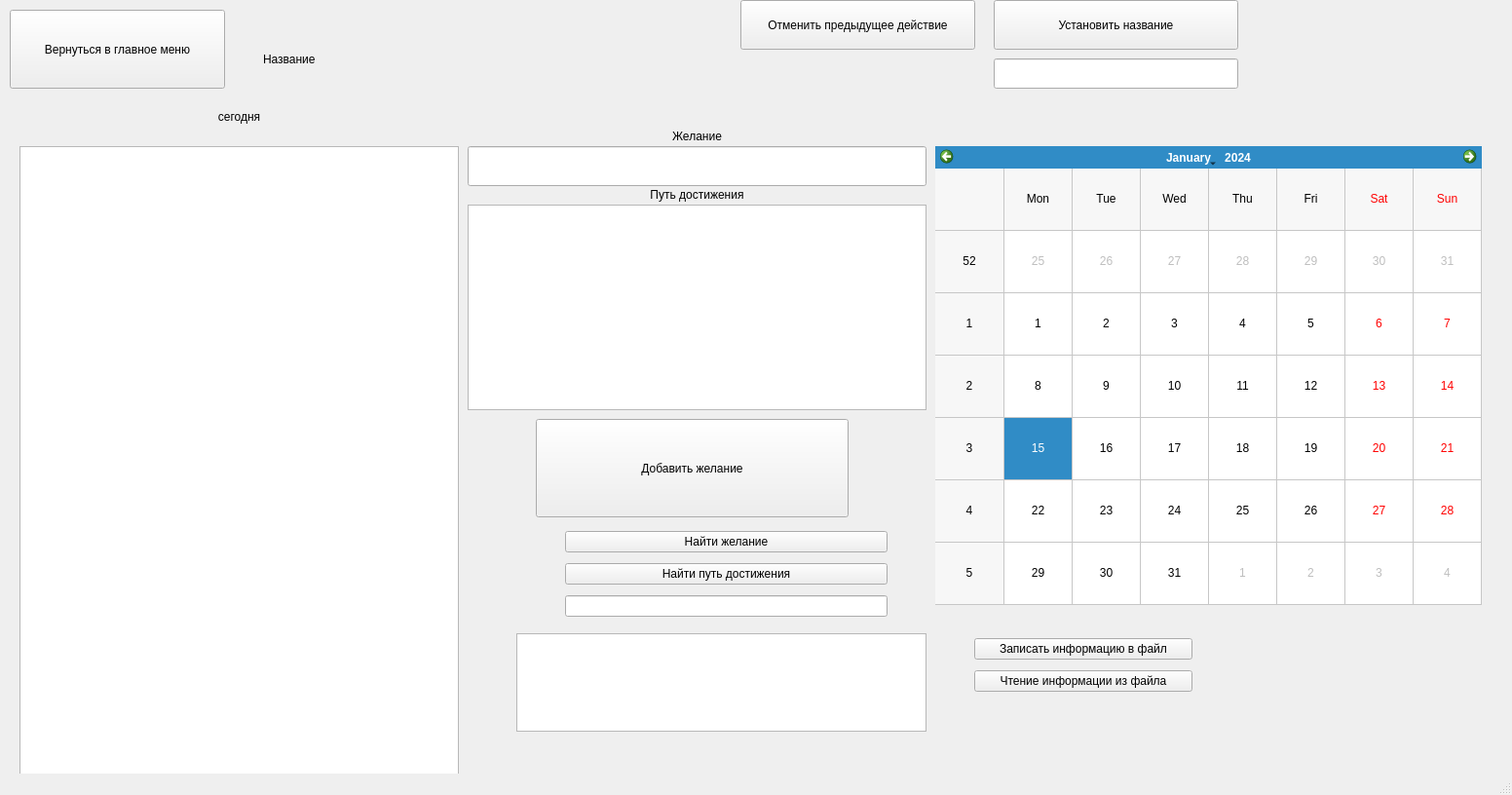
<?xml version="1.0" encoding="UTF-8"?>
<ui version="4.0">
 <class>nextWindowSixth</class>
 <widget class="QMainWindow" name="nextWindowSixth">
  <property name="geometry">
   <rect>
    <x>0</x>
    <y>0</y>
    <width>1552</width>
    <height>816</height>
   </rect>
  </property>
  <property name="windowTitle">
   <string>MainWindow</string>
  </property>
  <widget class="QWidget" name="centralwidget">
   <widget class="QPushButton" name="pushButton">
    <property name="geometry">
     <rect>
      <x>10</x>
      <y>10</y>
      <width>221</width>
      <height>81</height>
     </rect>
    </property>
    <property name="text">
     <string>Вернуться в главное меню</string>
    </property>
   </widget>
   <widget class="QPushButton" name="pushButton_2">
    <property name="geometry">
     <rect>
      <x>760</x>
      <y>0</y>
      <width>241</width>
      <height>51</height>
     </rect>
    </property>
    <property name="text">
     <string>Отменить предыдущее действие</string>
    </property>
   </widget>
   <widget class="QLineEdit" name="lineEdit">
    <property name="enabled">
     <bool>true</bool>
    </property>
    <property name="geometry">
     <rect>
      <x>480</x>
      <y>150</y>
      <width>471</width>
      <height>41</height>
     </rect>
    </property>
   </widget>
   <widget class="QLabel" name="label">
    <property name="geometry">
     <rect>
      <x>20</x>
      <y>110</y>
      <width>451</width>
      <height>20</height>
     </rect>
    </property>
    <property name="text">
     <string>сегодня</string>
    </property>
    <property name="alignment">
     <set>Qt::AlignCenter</set>
    </property>
   </widget>
   <widget class="QTextEdit" name="textEdit">
    <property name="enabled">
     <bool>true</bool>
    </property>
    <property name="geometry">
     <rect>
      <x>480</x>
      <y>210</y>
      <width>471</width>
      <height>211</height>
     </rect>
    </property>
   </widget>
   <widget class="QLabel" name="label_2">
    <property name="geometry">
     <rect>
      <x>490</x>
      <y>130</y>
      <width>451</width>
      <height>20</height>
     </rect>
    </property>
    <property name="text">
     <string>Желание</string>
    </property>
    <property name="alignment">
     <set>Qt::AlignCenter</set>
    </property>
   </widget>
   <widget class="QPushButton" name="pushButton_3">
    <property name="geometry">
     <rect>
      <x>550</x>
      <y>430</y>
      <width>321</width>
      <height>101</height>
     </rect>
    </property>
    <property name="text">
     <string>Добавить желание</string>
    </property>
   </widget>
   <widget class="QCalendarWidget" name="calendar">
    <property name="enabled">
     <bool>true</bool>
    </property>
    <property name="geometry">
     <rect>
      <x>960</x>
      <y>150</y>
      <width>561</width>
      <height>471</height>
     </rect>
    </property>
    <property name="gridVisible">
     <bool>true</bool>
    </property>
   </widget>
   <widget class="QLabel" name="label_3">
    <property name="geometry">
     <rect>
      <x>490</x>
      <y>190</y>
      <width>451</width>
      <height>20</height>
     </rect>
    </property>
    <property name="text">
     <string>Путь достижения</string>
    </property>
    <property name="alignment">
     <set>Qt::AlignCenter</set>
    </property>
   </widget>
   <widget class="QListWidget" name="listWidget">
    <property name="enabled">
     <bool>true</bool>
    </property>
    <property name="geometry">
     <rect>
      <x>20</x>
      <y>150</y>
      <width>451</width>
      <height>741</height>
     </rect>
    </property>
    <property name="selectionRectVisible">
     <bool>false</bool>
    </property>
   </widget>
   <widget class="QLabel" name="label_4">
    <property name="geometry">
     <rect>
      <x>270</x>
      <y>20</y>
      <width>461</width>
      <height>81</height>
     </rect>
    </property>
    <property name="styleSheet">
     <string notr="true">font: 700 italic 24pt &quot;Times New Roman&quot;;</string>
    </property>
    <property name="text">
     <string>Название</string>
    </property>
   </widget>
   <widget class="QLineEdit" name="lineEdit_2">
    <property name="geometry">
     <rect>
      <x>1020</x>
      <y>60</y>
      <width>251</width>
      <height>31</height>
     </rect>
    </property>
   </widget>
   <widget class="QPushButton" name="pushButton_4">
    <property name="geometry">
     <rect>
      <x>1020</x>
      <y>0</y>
      <width>251</width>
      <height>51</height>
     </rect>
    </property>
    <property name="text">
     <string>Установить название</string>
    </property>
   </widget>
   <widget class="QWidget" name="layoutWidget">
    <property name="geometry">
     <rect>
      <x>580</x>
      <y>540</y>
      <width>331</width>
      <height>101</height>
     </rect>
    </property>
    <layout class="QVBoxLayout" name="verticalLayout">
     <item>
      <widget class="QPushButton" name="pushButton_5">
       <property name="text">
        <string>Найти желание</string>
       </property>
      </widget>
     </item>
     <item>
      <widget class="QPushButton" name="pushButton_6">
       <property name="text">
        <string>Найти путь достижения</string>
       </property>
      </widget>
     </item>
     <item>
      <widget class="QLineEdit" name="lineEdit_3"/>
     </item>
    </layout>
   </widget>
   <widget class="QWidget" name="layoutWidget">
    <property name="geometry">
     <rect>
      <x>1000</x>
      <y>650</y>
      <width>224</width>
      <height>67</height>
     </rect>
    </property>
    <layout class="QVBoxLayout" name="verticalLayout_2">
     <item>
      <widget class="QPushButton" name="pushButton_7">
       <property name="text">
        <string>Записать информацию в файл</string>
       </property>
      </widget>
     </item>
     <item>
      <widget class="QPushButton" name="pushButton_8">
       <property name="text">
        <string>Чтение информации из файла</string>
       </property>
      </widget>
     </item>
    </layout>
   </widget>
   <widget class="QListWidget" name="listWidget_2">
    <property name="geometry">
     <rect>
      <x>530</x>
      <y>650</y>
      <width>421</width>
      <height>101</height>
     </rect>
    </property>
   </widget>
  </widget>
  <widget class="QMenuBar" name="menubar">
   <property name="geometry">
    <rect>
     <x>0</x>
     <y>0</y>
     <width>1552</width>
     <height>26</height>
    </rect>
   </property>
  </widget>
  <widget class="QStatusBar" name="statusbar"/>
 </widget>
 <resources/>
 <connections/>
</ui>
